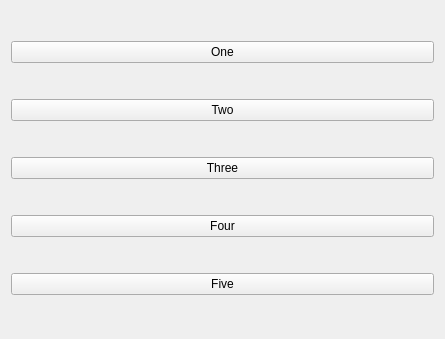
<?xml version="1.0" encoding="UTF-8"?>
<ui version="4.0">
 <class>Widget</class>
 <widget class="QWidget" name="Widget">
  <property name="geometry">
   <rect>
    <x>0</x>
    <y>0</y>
    <width>445</width>
    <height>339</height>
   </rect>
  </property>
  <property name="windowTitle">
   <string>Widget</string>
  </property>
  <layout class="QHBoxLayout" name="horizontalLayout">
   <item>
    <layout class="QVBoxLayout" name="verticalLayout">
     <item>
      <widget class="QPushButton" name="oneButton">
       <property name="text">
        <string>One</string>
       </property>
      </widget>
     </item>
     <item>
      <widget class="QPushButton" name="twoButton">
       <property name="text">
        <string>Two</string>
       </property>
      </widget>
     </item>
     <item>
      <widget class="QPushButton" name="threeButton">
       <property name="text">
        <string>Three</string>
       </property>
      </widget>
     </item>
     <item>
      <widget class="QPushButton" name="fourButton">
       <property name="text">
        <string>Four</string>
       </property>
      </widget>
     </item>
     <item>
      <widget class="QPushButton" name="fiveButton">
       <property name="text">
        <string>Five</string>
       </property>
      </widget>
     </item>
    </layout>
   </item>
  </layout>
 </widget>
 <resources/>
 <connections/>
</ui>
